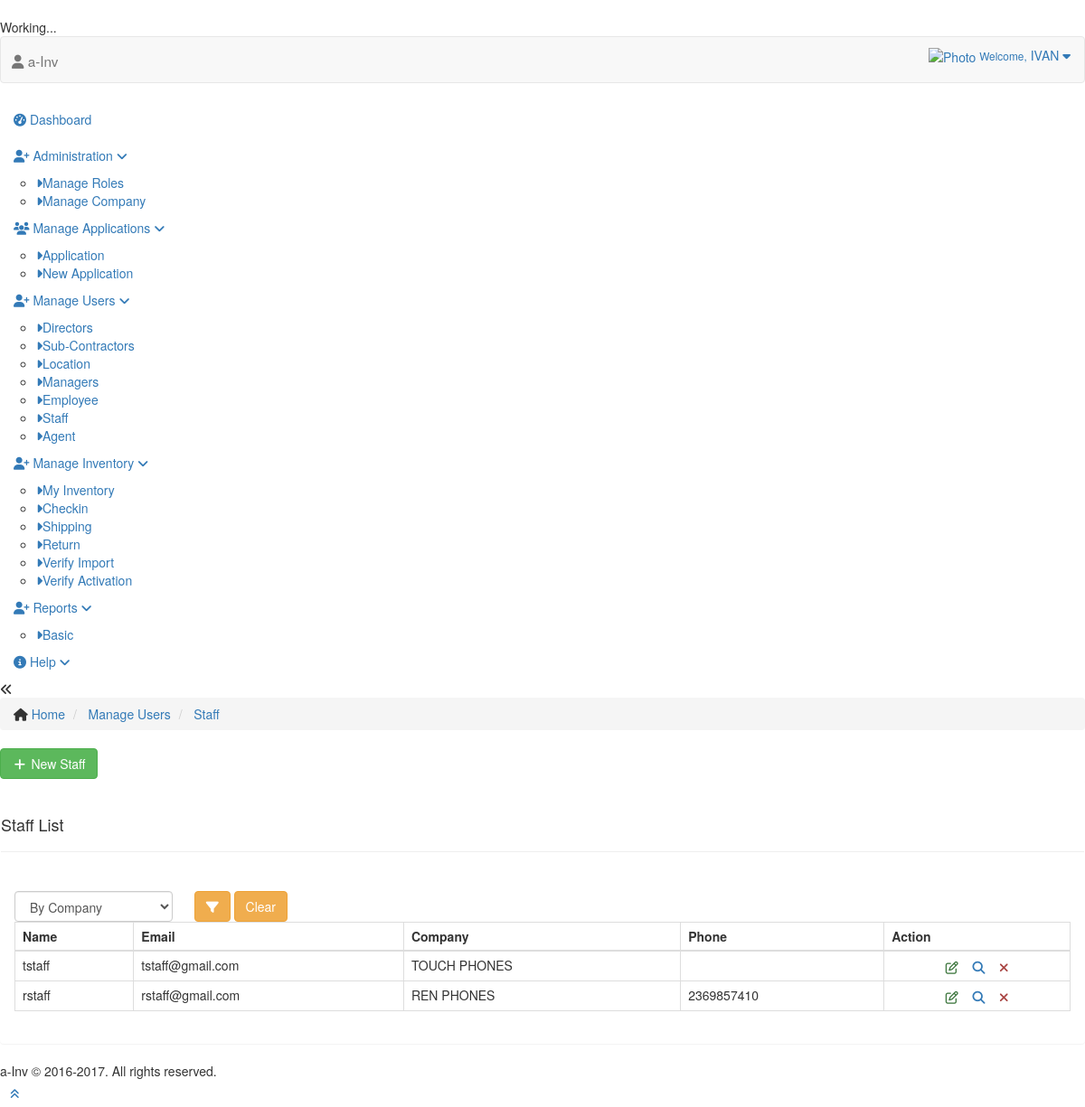
Page /users/staff (signed in) on the earlier database version.
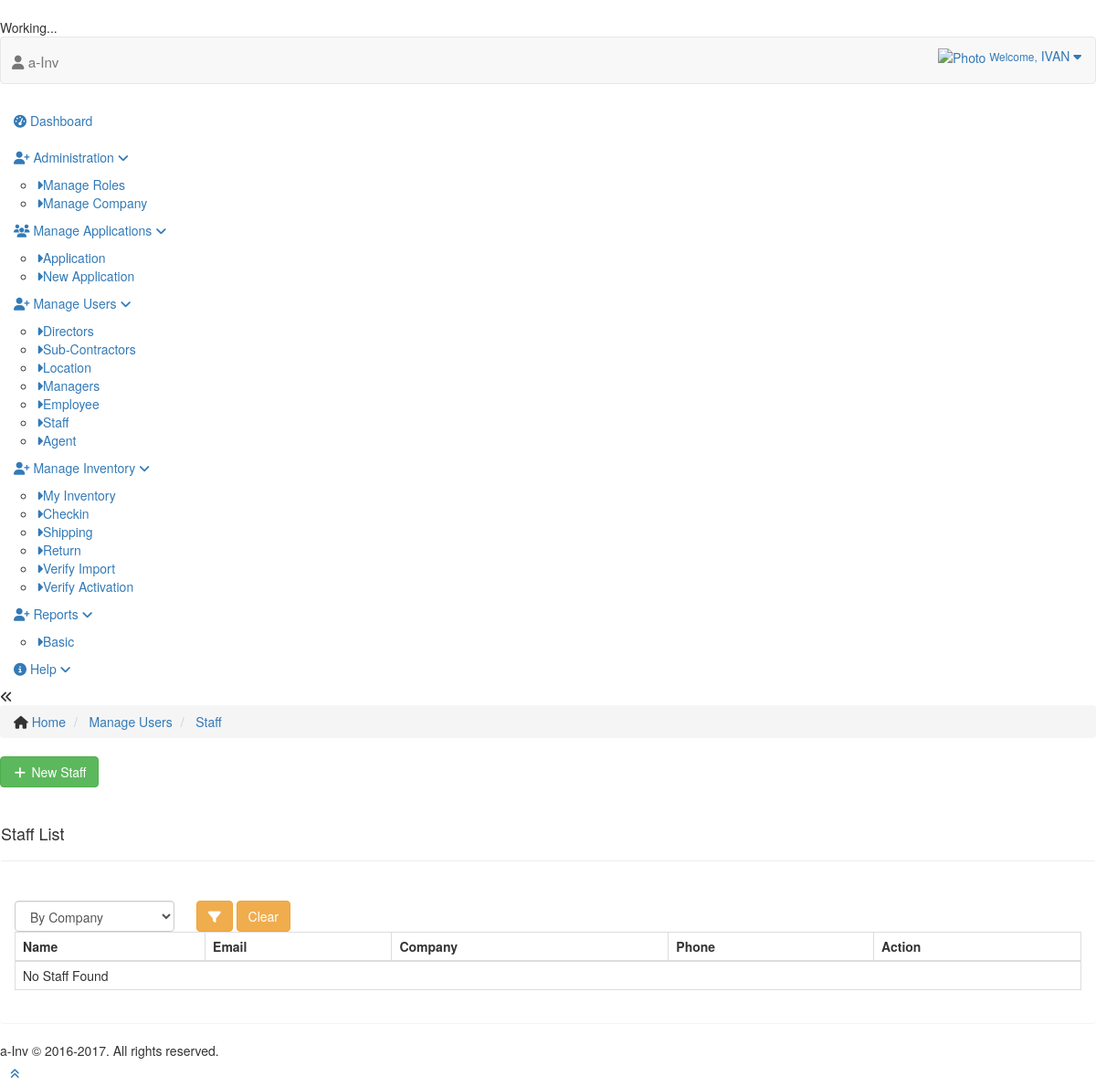
Same page on the later database version.
### tables this page shows
CREATE TABLE IF NOT EXISTS `company_users` (
  `ID` bigint(21) NOT NULL AUTO_INCREMENT,
  `USER_ID` varchar(20) DEFAULT NULL,
  `NAME` varchar(50) DEFAULT NULL,
  `PARENT` bigint(21) DEFAULT '0',
  `ROLE_ID` bigint(21) DEFAULT NULL,
  `ROLE_NAME` varchar(50) DEFAULT NULL,
  `PROFILE_PIC` varchar(150) DEFAULT NULL,
  `EMAIL_ID` varchar(100) DEFAULT NULL,
  `PHONE` varchar(20) DEFAULT NULL,
  `COMPANY` bigint(21) DEFAULT NULL,
  `SUBCONTRACTOR` bigint(21) DEFAULT '0',
  `ADDED_ON` datetime DEFAULT NULL,
  `ADDED_BY` varchar(200) DEFAULT NULL,
  `STATUS` tinyint(2) DEFAULT '1',
  `DOB` date DEFAULT NULL,
  `SOCIAL` varchar(50) DEFAULT NULL,
  `ADDRESS_ONE` text,
  `ADDRESS_TWO` text,
  `STATE` text,
  `ZIP_CODE` text,
  `DL` text,
  PRIMARY KEY (`ID`)
);

CREATE TABLE IF NOT EXISTS `company` (
  `ID` bigint(21) NOT NULL AUTO_INCREMENT,
  `NAME` varchar(200) DEFAULT NULL,
  `TYPE` varchar(20) DEFAULT NULL,
  `ADDRESS` text,
  `PHONE` varchar(20) DEFAULT NULL,
  `WEBSITE` varchar(50) DEFAULT NULL,
  `EMAIL` varchar(50) DEFAULT NULL,
  `PARENT` bigint(21) DEFAULT '0',
  `STATUS` tinyint(2) DEFAULT '1',
  `SCS` tinyint(2) DEFAULT '1',
  PRIMARY KEY (`ID`)
);

### index.php (called while the page is built, shortened)
<?php
require 'application/libs/controller.php';
require 'application/libs/model.php';
$objApp = new Application();

### application/libs/controller.php (called while the page is built, shortened)
<?php
	class Controller {
		public function loadModel($model_name) {
			if ( file_exists('application/models/' . strtolower($model_name) . '.php') ) {
				return new $strObj();
			}
		}
		function loggedInUserId() {
			return $_SESSION[ 'USER_ID' ];
		}
		function getLoggedInUserCompanyID(){
			return $_SESSION[ 'COMPANY' ];
		}
		function isSuperAdmin() {
			return ( $_SESSION[ 'ROLE_NAME' ] == 'SUPERADMIN' ) ? true : false;
		}
	}

### application/libs/model.php (called while the page is built, shortened)
<?php
	class Model {
		public $objDBConn = NULL;
		private function openDatabaseConnection() {
			$options = array( PDO::ATTR_DEFAULT_FETCH_MODE => PDO::FETCH_OBJ, PDO::ATTR_ERRMODE => PDO::ERRMODE_WARNING );
			$this->objDBConn = new PDO(DB_TYPE . ':host=' . DB_HOST . ';dbname=' . DB_NAME, DB_USER, DB_PASS, $options);
		}
		public function getData($arrData, $getAll = false) {
			$fields = ( $arrData [ 'FIELDS' ] == '' ) ? "*" : $arrData [ 'FIELDS' ];
			$table = $arrData [ 'TABLE' ];
			$where = ( $arrData [ 'WHERE' ] ) ? " WHERE " . $arrData [ 'WHERE' ] : "";
			$orderby = '';
			$limit = '';
			$groupby = '';
			if ( $arrData [ 'ORDER' ] != '' ) {
				$orderby = " ORDER BY " . $arrData [ 'ORDER' ];
			}
			$strQuery = "SELECT " . $fields . " FROM " . $table . $where . $groupby . $orderby . $limit;
			$objStmt = $this->objDBConn->prepare($strQuery);
			$objStmt->execute();
			return ( $getAll ) ? $objStmt->fetchAll() : $objStmt->fetch();
		}
	}

### application/models/company.php (called while the page is built, shortened)
<?php
	class companyModel extends Model {
		function getCompanyUsers($strType, $iCompany = 0, $iLoggedInUser = 0, $arrOptions = array() ) {
			$arrData[ 'FIELDS' ] = "U.NAME, U.EMAIL_ID, U.USER_ID, U.PHONE, C.NAME AS COMPANY";
			$arrData[ 'FIELDS' ] .= ", (SELECT CR.USER_NAME FROM " . CREDS . " CR WHERE U.USER_ID = CR.USER_ID AND CR.STATUS = 1 )
			                    AS USER_LOGIN_ID";
                $arrData[ 'FIELDS' ] .= ", (SELECT S.NAME FROM " . COMPANY_USERS . " S WHERE S.USER_ID = U.SUBCONTRACTOR AND S.STATUS = 1 )
			                    AS SUBCONTRACTOR";
			$arrData[ 'TABLE' ] = COMPANY_USERS . " U, " . COMPANY . " C ";
			$arrData[ 'WHERE' ] = "U.status = " . ACTIVE;
			$arrData[ 'WHERE' ] .= " AND C.status = " . ACTIVE;
			$arrData[ 'WHERE' ] .= " AND U.COMPANY = C.ID ";
			$arrData[ 'WHERE' ] .= ( $arrOptions['q_company'] != '') ? " AND C.ID = " . $arrOptions['q_company'] : "";
			$arrData[ 'WHERE' ] .= ( $arrOptions['subc'] != '') ? " AND U.SUBCONTRACTOR = " . $arrOptions['subc'] : "";
			$arrData[ 'WHERE' ] .= " AND ROLE_NAME = '". $strType ."'";
                $arrData[ 'WHERE' ] .= ( $iCompany > 0 ) ? " AND C.ID = " . $iCompany : "";
            if( $iLoggedInUser ){
                $arrData[ 'WHERE' ] .= ( $iLoggedInUser == SUBCONTRACTOR ) ? " AND U.ADDED_BY = '" . $iLoggedInUser . "'": "";
            }
			$arrData[ 'ORDER' ] = " U.ID DESC";
			return $this->getData($arrData, true);
		}
	}

### application/views/users/list.php (the view, shortened to what the changed rows need)
<div class="main-content">
	<div class="main-content-inner">
		<div class="page-content">
			<div class="panel">
				<div class="panel-body">
					<div class="">
						<table id="simple-table" class="table  table-bordered table-hover">
							<thead>
							<tr>
								<th>Name</th>
								<th>Email</th>
								<?php if( $bShowCmpny ) {?>
                                    <th>Company</th>
                                <?php } ?>
								<th>Phone</th>
								<th>Action</th>
							</tr>
							</thead>
							<tbody>
							<?php
								if ( count($arrObjCUsers) ) {
									foreach ( $arrObjCUsers AS $arrObjCUser ) {
										?>
										<tr>
											<td><?php echo $arrObjCUser->NAME?></td>
											<td><?php echo $arrObjCUser->EMAIL_ID?></td>
											<?php if( $bShowCmpny ) {?>
                                                <td><?php echo $arrObjCUser->COMPANY?></td>
                                            <?php } ?>
											<td><?php echo $arrObjCUser->PHONE?></td>
											<td align="center">
												<div class="hidden-sm hidden-xs btn-group">
													<a href="/users/<?php echo $strType ?>/edit/<?php echo $arrObjCUser->USER_ID?>" title="Edit Details" class="text-success"><i class="ace-icon fa fa-edit bigger-120"></i></a> &nbsp;&nbsp;
													<a href="/users/<?php echo $strType ?>/view/<?php echo $arrObjCUser->USER_ID?>" title="View"><i class="ace-icon fa fa-search bigger-120"></i></a> &nbsp;&nbsp;
													<a href="javascript:deleteCUser(<?php echo $arrObjCUser->USER_ID?>)" title="Delete Agent" class="text-danger"><i class="ace-icon fa fa-times bigger-120"></i></a>
											</td>
										</tr>
									<?php
									}
								} else {
									?>
									<tr>
										<td colspan="5">No <?php echo ucfirst($strType)?> Found</td>
									</tr>
								<?php
								}
							?>
							</tbody>
						</table>
					</div>
				</div>
			</div>
		</div>
	</div>
</div>

Differences in the rows shown:
no longer on this page (row edited): company_users: NAME "tstaff", EMAIL_ID "tstaff@gmail.com", company.NAME "TOUCH PHONES"
no longer on this page (row edited): company_users: NAME "rstaff", EMAIL_ID "rstaff@gmail.com", company.NAME "REN PHONES", PHONE "2369857410"
Other differences:
$strType: (not shown) → "Staff"
text now shown: "No Found"
